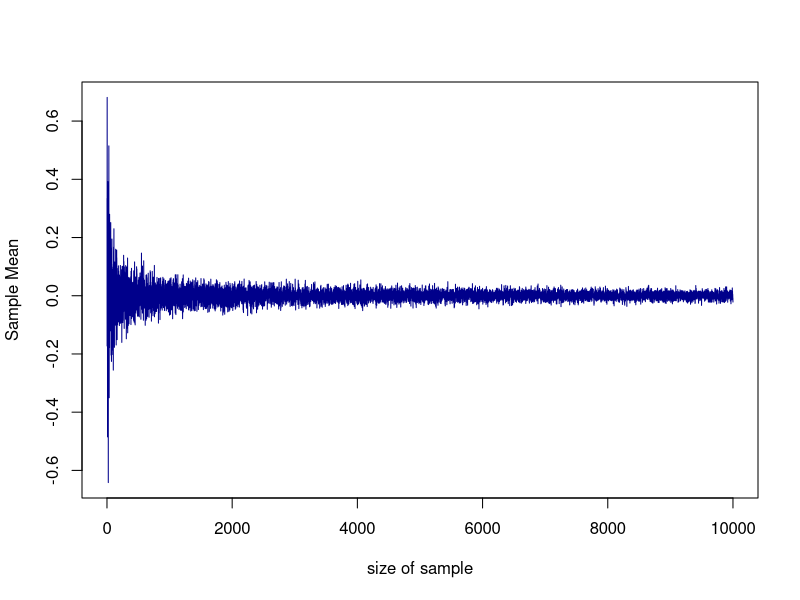

This figure's R source:
## ---- chunk 1
knitr::opts_chunk$set(echo = TRUE)
Sys.setenv(RSTUDIO_PANDOC = "C:/Program Files/RStudio/bin/quarto/bin/tools")
## ---- chunk 2

fun_tri_mat <- function(A){
    D <- dim(A)
    if(D[1] != D[2]) stop("A must be square matrix")
    n <- D[1]
    for(i in 1:(n-1)){
        for(j in (i+1):n){
            A[i, j] <- 0
        }
    }
    return(A)
}
A <- matrix(1, 4, 4)
A
A2 <- fun_tri_mat(A)
A2
## ---- chunk 3
create_normal_restrict <- function(size, 
Mu, Sig, a, b){
    i = 0
    Sample <- c()
    while(i <= size){
        temp1 <- rnorm(1, Mu, Sig)
        if(temp1 < b && temp1 > a){
            i = i + 1; Sample[i] <- temp1
        }
    }
    return(Sample)
}
s <- create_normal_restrict(size = 10, Mu = 0, Sig = 2, a = 2, b = 4)
s
all(s > 2) && all(s < 4)

## ---- chunk 4
create_normal_restrict <- function(size, 
Mu, Sig, a, b){
    Sample <- c()
    for(i in 1:size){
        temp1 <- rnorm(1, Mu, Sig)
        while(temp1 < a || temp1 > b){
            temp1 <- rnorm(1, Mu, Sig)
        }
        Sample[i] <- temp1
    }
    return(Sample)
}
s <- create_normal_restrict(size = 20, Mu = 2, Sig = 3, a = 3, b = 5)
s
all(s > 3) && all(s < 5)

## ---- chunk 5

Weak_law_large_num <- function(size, Mu, showPlot = TRUE){
    n <- size
    E <- list()
    for(i in 1:n){
        E[[i]] <- rnorm(i, )
    }
    E_mean <- unlist(lapply(E, mean))
    list_result <- list(Mean_result = E_mean, list_result = E)
    if(showPlot) plot(x = 1:n, y = E_mean, col = "darkblue", type = "l", xlab = "size of sample", ylab = "Sample Mean")
    return(list_result)
}

Result <- Weak_law_large_num(size = 1e+4, Mu = 2.5, showPlot = T) 
E <- Result$list_result
E[[5]]
E[[10]]
E[[20]]
E[[50]]
